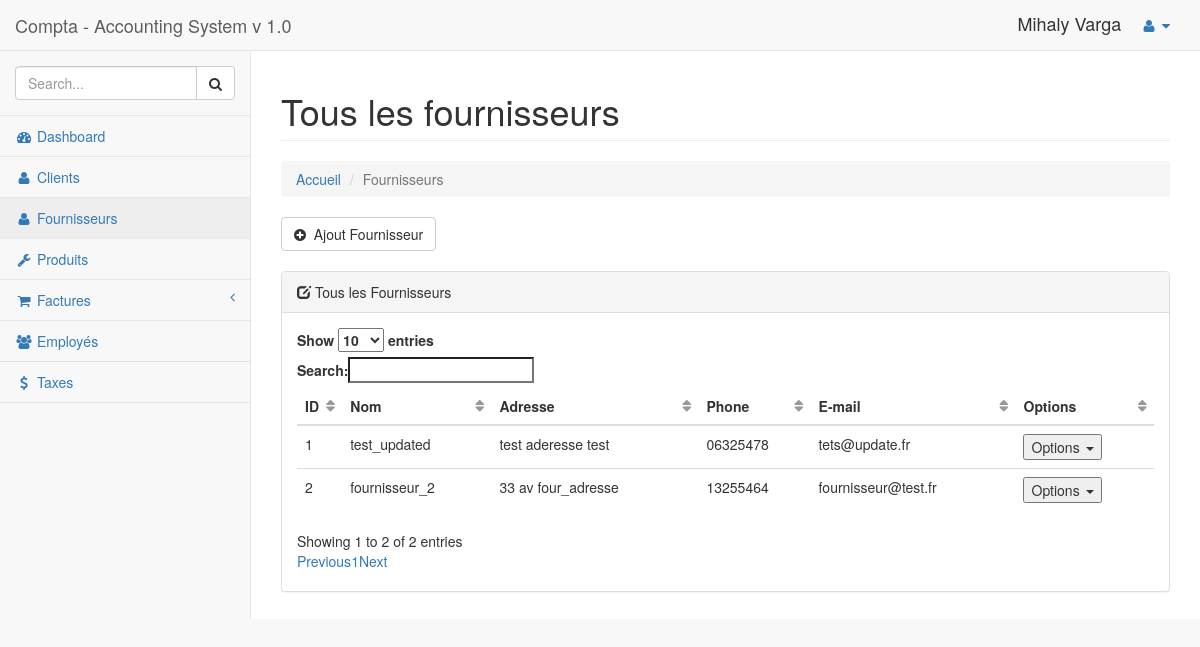
The page /fournisseurs.php (signed in) on the database as committed earlier.
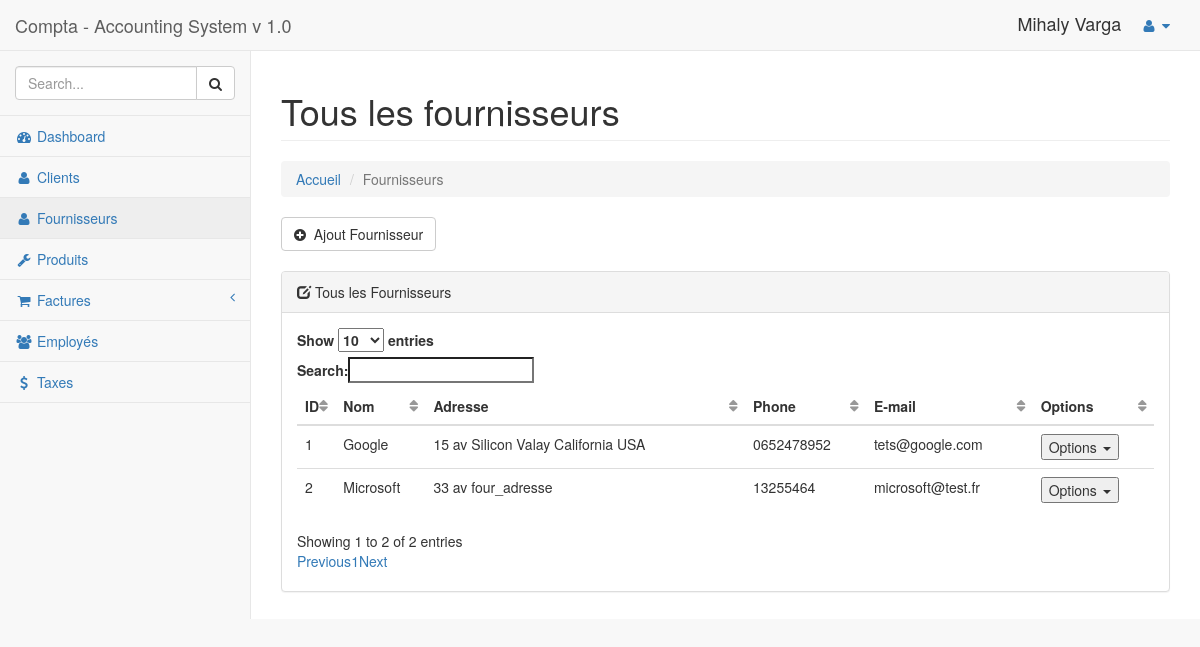
The same page on the database as committed later.
### tables this page shows
CREATE TABLE `fournisseurs` (
  `fournisseur_id` int(10) NOT NULL,
  `fournisseur_nom` varchar(255) NOT NULL,
  `fournisseur_adresse` varchar(255) NOT NULL,
  `fournisseur_phone` varchar(255) NOT NULL,
  `fournisseur_email` varchar(255) NOT NULL
);

### includes/functions/functions_fournisseur.php (the view)
<?php
function viewAllFournisseurs(){
        global $connection;
    $query = "SELECT * FROM fournisseurs";
    $select_all_fournisseurs = mysqli_query($connection, $query);
    while($row = mysqli_fetch_array($select_all_fournisseurs)){
        $fournisseur_id = $row['fournisseur_id'];
        $fournisseur_nom = $row['fournisseur_nom'];
        $fournisseur_adresse = $row['fournisseur_adresse'];
        $fournisseur_phone = $row['fournisseur_phone'];
        $fournisseur_email = $row['fournisseur_email'];
 echo "
<tr>
    <td>".$fournisseur_id. "
    </td>
    <td>".$fournisseur_nom. "
    </td>
    <td>".$fournisseur_adresse. "
    </td>
    <td>".$fournisseur_phone. "
    </td>
    <td>".$fournisseur_email. "
    </td>
    <td>"."
        <div class='dropdown'>
            <button id='dLabel' type='button' data-toggle='dropdown' aria-haspopup='true' aria-expanded='false'>
                Options
                <span class='caret'></span>
                </button>
            <ul class='dropdown-menu' aria-labelledby='dLabel'>
                <li>
                    <a class='' href='fournisseurs.php?source=edit_fournisseur&edit_fournisseur={$fournisseur_id}'><i class='fa fa-pencil-square-o' aria-hidden='true'></i> Modifier</a>
                </li>
                <li>
                    <a rel='$fournisseur_id' class='delete_fournisseur_facture_link' href='#'><i class='fa fa-trash-o' aria-hidden='true'></i> Supprimer</a>
                </li>
            </ul>
        </div>". "
    </td>
</tr>";
    }
}
?>

Rows that differ between the two databases and show on the page:
changed fournisseurs id 1: fournisseur_nom "test_updated" → "Google"; fournisseur_adresse "test aderesse test" → "15 av Silicon Valay California USA"; fournisseur_phone "06325478" → "0652478952"; fournisseur_email "tets@update.fr" → "tets@google.com"
changed fournisseurs "33 av four_adresse": fournisseur_nom "fournisseur_2" → "Microsoft"; fournisseur_email "fournisseur@test.fr" → "microsoft@test.fr"
